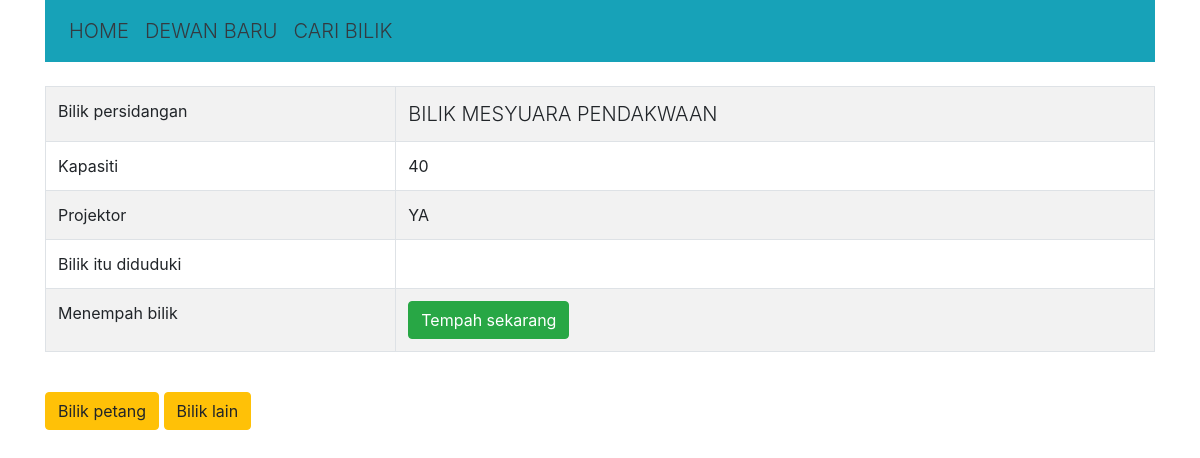
The page /room/3/ on the database as committed earlier.
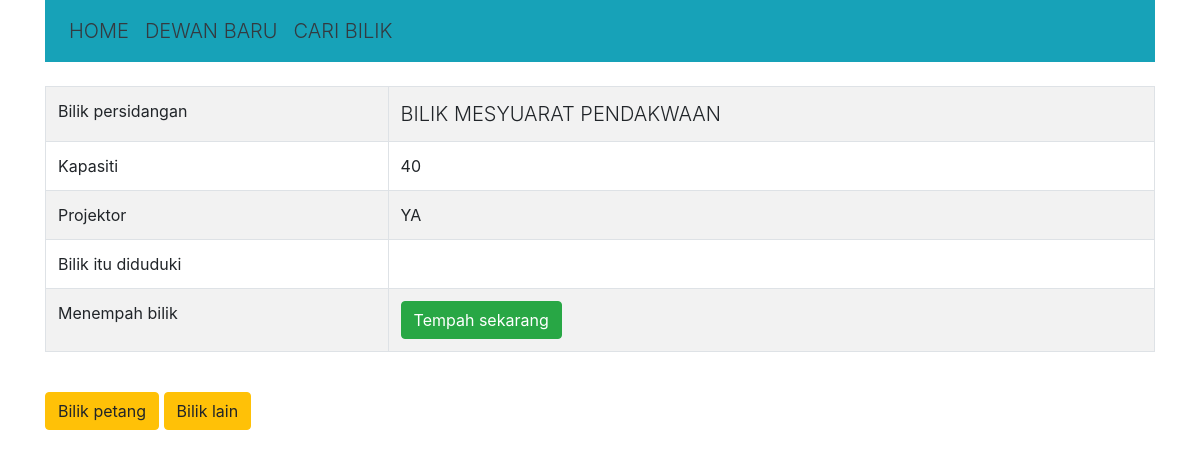
The same page on the database as committed later.
### booking_app/models.py (models this page shows, shortened)
class Room(models.Model):
    name = models.CharField(max_length=255)
    capacity = models.IntegerField()
    projector = models.BooleanField(default=True)

### booking_app/views.py (the view)
# urls.py: path('room/<int:id>/', views.room, name='room'),
def room(request, id):
    id = int(id)
    room = Room.objects.get(pk=id)
    reservations = room.reservation_set.filter(date__gte=today).order_by('date')
    rooms = Room.objects.all()
    if room.projector == True:
        projector = "YA"
    else:
        projector = "TIDAK"
    ctx = {
        "room": room,
        "projector": projector,
        "reservations":reservations,
        "rooms":rooms,
    }
    return render(request, 'booking/room.html', ctx)

### booking_app/templates/booking/room.html (shortened to what this page needs)
{% extends 'booking/base.html' %}
{% block content %}
    <br/>
    <table class="table table-bordered table-striped">
        <tr>
            <td>Bilik persidangan</td>
            <td class="lead">{{ room.name|upper }}</td>
        </tr>
        <tr>
            <td>Kapasiti</td>
            <td>{{ room.capacity }}</td>
        </tr>
        <tr>
            <td>Projektor</td>
            <td>{{ projector }}</td>
        </tr>
        <tr>
            <td>Bilik itu diduduki</td>
            <td>{% for reservation in reservations %}{{ reservation }}<br/>{% endfor %}</td>
        </tr>
        <tr>
            <td>Menempah bilik</td>
            <td>
                <a href="{% url 'booking:reservation' room.id %}">
                <button class="btn btn-success">Tempah sekarang</button></a>
            </td>
        </tr>
    </table>
    <br/>
    {% if room.id > 1 %}
        <a href="{% url 'booking:room' room.id|add:'-1' %}">
            <button class="btn btn-warning">Bilik petang</button>
        </a>
    {% else %}
        <a href="{% url 'booking:room' rooms|length %}">
            <button class="btn btn-warning">Bilik petang</button>
        </a>
    {% endif %}
    {% if room.id < rooms|length %}
        <a href="{% url 'booking:room' room.id|add:'1' %}">
            <button class="btn btn-warning">Bilik lain</button>
        </a>
    {% else %}
        <a href="{% url 'booking:room' 1 %}">
            <button class="btn btn-warning">Bilik lain</button>
        </a>
    {% endif %}
    <br/>
{% endblock %}

Rows that differ between the two databases and show on the page:
changed Room: name "BILIK MESYUARA PENDAKWAAN" → "BILIK MESYUARAT PENDAKWAAN"
